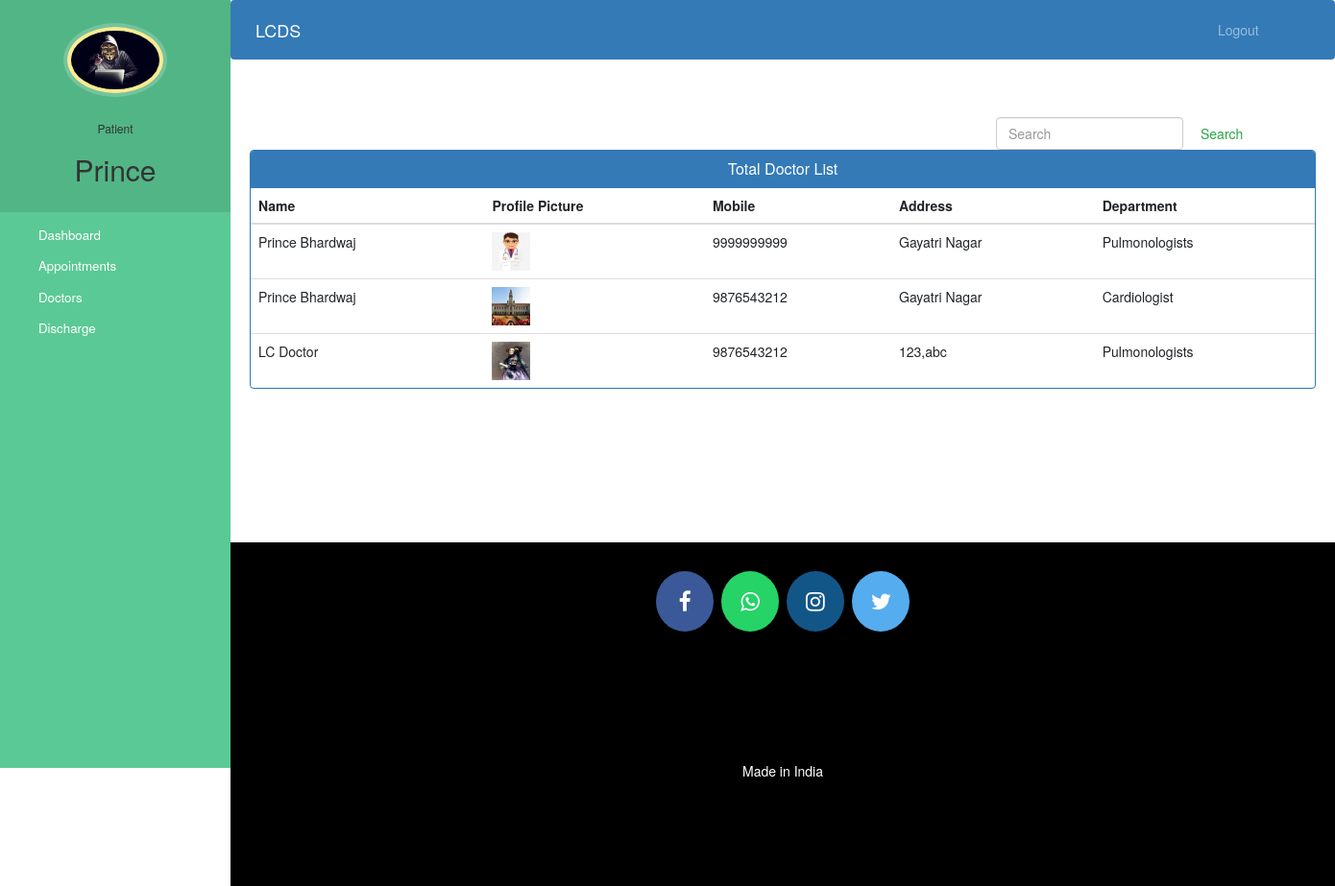
Screenshot of /patient-view-doctor (signed in) with the database file from the repository.
### hospital/models.py (models this page shows, shortened)
class Patient(models.Model):
    user=models.OneToOneField(User,on_delete=models.CASCADE)
    profile_pic= models.ImageField(upload_to='profile_pic/PatientProfilePic/',null=True,blank=True)
    address = models.CharField(max_length=40)
    mobile = models.CharField(max_length=20,null=False)
    symptoms = models.CharField(max_length=100,null=False)
    assignedDoctorId = models.PositiveIntegerField(null=True)
    admitDate=models.DateField(auto_now=True)
    status=models.BooleanField(default=False)

class Doctor(models.Model):
    user=models.OneToOneField(User,on_delete=models.CASCADE)
    profile_pic= models.ImageField(upload_to='profile_pic/DoctorProfilePic/',null=True,blank=True)
    address = models.CharField(max_length=40)
    mobile = models.CharField(max_length=20,null=True)
    department= models.CharField(max_length=50,choices=departments,default='Cardiologist')
    status=models.BooleanField(default=False)
    @property
    def get_name(self):
        return self.user.first_name+" "+self.user.last_name

### hospital/views.py (the view)
# urls.py: path('patient-view-doctor', views.patient_view_doctor_view,name='patient-view-doctor'),
def patient_view_doctor_view(request):
    doctors=models.Doctor.objects.all().filter(status=True)
    patient=models.Patient.objects.get(user_id=request.user.id)
    return render(request,'hospital/patient_view_doctor.html',{'patient':patient,'doctors':doctors})

### templates/hospital/patient_view_doctor.html (shortened to what this page needs)
{% extends 'hospital/patient_base.html' %}
{% block content %}
{%load static%}
<head>
  <link href="//netdna.bootstrapcdn.com/bootstrap/3.0.0/css/bootstrap.min.css" rel="stylesheet" id="bootstrap-css">
</head>
<div class="container">
    <form  action="/searchdoctor" method="get" style="margin-left:70%;" class="form-inline my-2 my-lg-0">
      <input class="form-control mr-sm-2" type="search" placeholder="Search" name="query" id="query" aria-label="Search">
      <button class="btn btn-outline-success my-2 my-sm-0" type="submit">Search</button>
    </form>
  {% if doctors %}
  <div class="panel panel-primary">
    <div class="panel-heading">
      <h6 class="panel-title"> Total Doctor List</h6>
    </div>
    <table class="table table-hover" id="dev-table">
        <thead>
          <tr>
            <th>Name</th>
            <th>Profile Picture</th>
            <th>Mobile</th>
            <th>Address</th>
            <th>Department</th>
          </tr>
        </thead>
        {% for d in doctors %}
        <tr>
          <td> {{d.get_name}}</td>
          <td> <img src="{% static d.profile_pic.url %}" alt="Profile Pic" height="40px" width="40px" /></td>
          <td>{{d.mobile}}</td>
          <td>{{d.address}}</td>
          <td>{{d.department}}</td>
        </tr>
        {% endfor %}
      </table>
  </div>
  {%else%}
  <br><br><br>
  <h4 style="text-align: center;color: red;">No Doctor Found !!!</h4>
  {% endif %}
</div>
{% endblock content %}

### templates/hospital/patient_base.html (shortened to what this page needs)
<!DOCTYPE html>
{% load static %}
<html lang="en">
<head>
  <link rel="stylesheet" href="https://stackpath.bootstrapcdn.com/bootstrap/4.3.1/css/bootstrap.min.css">
  <link rel="stylesheet" href="https://maxcdn.bootstrapcdn.com/font-awesome/4.7.0/css/font-awesome.min.css">
</head>
<body>
  <nav class="menu" tabindex="0">
    <header class="avatar">
      <img src="{% static patient.profile_pic.url %}" alt="Profile Pic" />
      <br><br>
      <h6>Patient</h6>
      <h2>{{request.user.first_name}}</h2>
    </header>
    <ul>
      <li tabindex="0" class="icon-dashboard"> <a style="color:white; text-decoration:none;" href="/patient-dashboard"><span>Dashboard</span></a> </li>
      <li tabindex="0" class="icon-calendar"> <a style="color:white; text-decoration:none;" href="/patient-appointment"><span>Appointments</span></a></li>
      <li tabindex="0" class="icon-users"> <a style="color:white; text-decoration:none;" href="/patient-view-doctor"><span>Doctors</span></a></li>
      <li tabindex="0" class="icon-users"> <a style="color:white; text-decoration:none;" href="/patient-discharge"><span>Discharge</span></a></li>
    </ul>
  </nav>
  <main>
    <div class="bs-example">
      <nav class="navbar navbar-expand-md  navbar-dark fixed-top" style="background:#337AB7;">
        <a href="/patient-dashboard" class="navbar-brand">LCDS</a>
        <div class="collapse navbar-collapse justify-content-between" id="navbarCollapse">
          <div class="navbar-nav" style=" margin-left: 90%;">
            <a href="/logout" class="nav-item nav-link">Logout</a>
          </div>
        </div>
      </nav>
    </div>
    <br><br>
    {% block content %}
    {% endblock content %}
    <br><br><br><br><br><br><br>
    <footer>
      <p>
        <a id="ftr" href="#" class="fa fa-facebook"></a>
        <a id="ftr" href="#" class="fa fa-whatsapp"></a>
        <a id="ftr" href="#" class="fa fa-instagram"></a>
        <a id="ftr" href="#" class="fa fa-twitter"></a>
      </p>
      <br>
      <div class="container">
        <div class="row">
          <div class="col-md-12 col-sm-12">
            <div style="color:#ffffff;" class="wow fadeInUp footer-copyright">
              <p>Made in India <br>
                 </p>
            </div>
          </div>
        </div>
      </div>
    </footer>
  </main>
</body>
</html>

### templates/hospital/patient_base.html (style rules this page uses)
a:link { text-decoration: none; }
a { color: white; }
footer { padding: 0px 0px 0px 0px; background-color: black; margin: 0px; }
#ftr { padding: 20px; }
.fa { font-size: 23px; width: 60px; text-align: center; text-decoration: none; margin: 5px 2px; border-radius: 50%; }
.fa-facebook { background: #3B5998; color: white; margin-top: 30px; }
.fa-whatsapp { background: #25d366; color: white; }
.fa-twitter { background: #55ACEE; color: white; }
.fa-instagram { background: #125688; color: white; }
p { text-align: center; }
body { padding-left: 240px; }
main { position: relative; height: 100vh; }
.menu { background: #5bc995; height: 100vh; width: 240px; position: fixed; top: 0px; left: 0; z-index: 5; outline: none; }
.menu .avatar { background: rgba(0, 0, 0, 0.1); padding: 2em 0.5em; text-align: center; }
.menu .avatar img { width: 100px; border-radius: 50%; overflow: hidden; border: 4px solid #ffea92; box-shadow: 0 0 0 4px rgba(255, 255, 255, 0.2); }
.menu .avatar h2 { font-weight: normal; margin-bottom: 0; }
.menu ul { list-style: none; padding: 0.5em 0; margin: 0; }
.menu ul li { padding: 0.5em 1em 0.5em 3em; font-size: 0.95em; font-weight: regular; background-repeat: no-repeat; background-position: left 15px center; background-size: auto 20px; transition: all 0.15s linear; cursor: pointer; }
.menu ul li.icon-dashboard { background-image: url("http://www.entypo.com/images//gauge.svg"); }
.menu ul li.icon-users { background-image: url("http://www.entypo.com/images//users.svg"); }
.menu ul li.icon-calendar { background-image: url("http://www.entypo.com/images//calendar.svg"); }

### templates/hospital/patient_view_doctor.html (style rules this page uses)
a:link { text-decoration: none; }
h6 { text-align: center; }
.row { margin: 100px; }

### rows the page displays
Patient: profile_pic (placeholder picture)
Doctor: get_name "Prince Bhardwaj", profile_pic (picture), mobile "9999999999", address "Gayatri Nagar", department "Pulmonologists"
Doctor: get_name "Prince Bhardwaj", profile_pic (picture), mobile "9876543212", address "Gayatri Nagar", department "Cardiologist"
Doctor: get_name "LC Doctor", profile_pic (picture), mobile "9876543212", address "123,abc", department "Pulmonologists"

### other values shown
{{ request.user.first_name }} "Prince"
